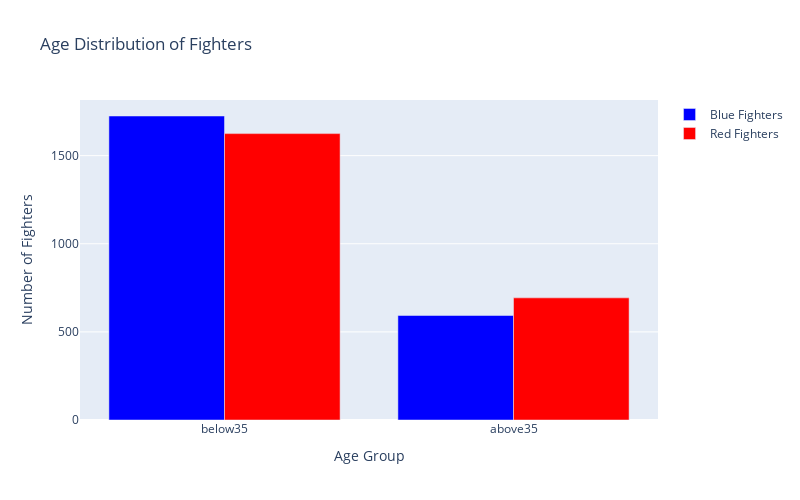

Notebook code for this chart:
### Markdown cell above
It seems like this pattern is correct based on the data. Now, I’m curious about how many fighters from both the 'Red' and 'Blue' corners are under the age of 35. Since we’re seeing that fighters in their late 20s to early 30s tend to perform better, it would be interesting to see how many of the fighters in the data fit this age range. This could help us better understand if age really plays a major role in the outcomes of these fights.

### Code cell
df_B = pd.DataFrame({
    'B_Age': ['above35' if i >= 35 else 'below35' for i in df.B_Age]
})

df_R = pd.DataFrame({
    'R_Age': ['above35' if i >= 35 else 'below35' for i in df.R_Age]
})

# Create the Blue fighters' bar plot
blue_age_count = df_B['B_Age'].value_counts()
blue_trace = go.Bar(
    x=blue_age_count.index,
    y=blue_age_count.values,
    name='Blue Fighters',
    marker=dict(color='blue')
)

# Create the Red fighters' bar plot
red_age_count = df_R['R_Age'].value_counts()
red_trace = go.Bar(
    x=red_age_count.index,
    y=red_age_count.values,
    name='Red Fighters',
    marker=dict(color='red')
)

# Create subplots
fig = go.Figure()
fig.add_trace(blue_trace)
fig.add_trace(red_trace)
fig.update_layout(
    barmode='group',
    title="Age Distribution of Fighters",
    xaxis_title="Age Group",
    yaxis_title="Number of Fighters",
    showlegend=True,
    width=800,
    height=500
)
fig.show()

### Figure 1 — Plotly figure (JSON) as saved in the notebook; plotly's stock layout.template omitted (floating-point values rounded to 4 significant figures)
{"data": [{"marker": {"color": "blue"}, "name": "Blue Fighters", "type": "bar", "x": ["below35", "above35"], "y": [1725, 593]}, {"marker": {"color": "red"}, "name": "Red Fighters", "type": "bar", "x": ["below35", "above35"], "y": [1625, 693]}], "layout": {"barmode": "group", "height": 500, "showlegend": true, "title": {"text": "Age Distribution of Fighters"}, "width": 800, "xaxis": {"title": {"text": "Age Group"}}, "yaxis": {"title": {"text": "Number of Fighters"}}}}
